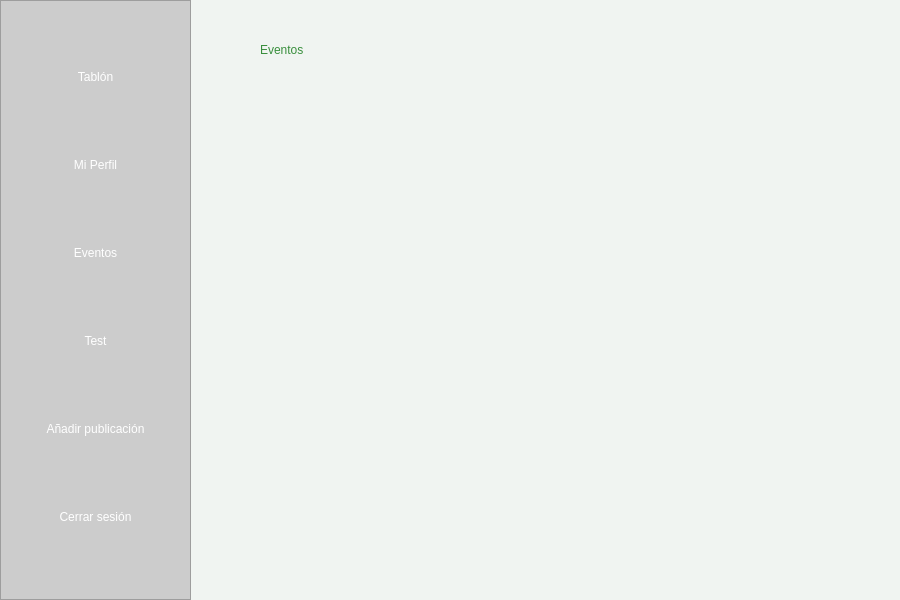
<?xml version="1.0" encoding="UTF-8"?>
<ui version="4.0">
 <class>MainWindow</class>
 <widget class="QMainWindow" name="MainWindow">
  <property name="geometry">
   <rect>
    <x>0</x>
    <y>0</y>
    <width>900</width>
    <height>600</height>
   </rect>
  </property>
  <property name="windowTitle">
   <string>Mi Perfil</string>
  </property>
  <property name="windowIcon">
   <iconset resource="../../../recursos.qrc">
    <normaloff>:/src/vista/imagenes/logoUniConecta.png</normaloff>:/src/vista/imagenes/logoUniConecta.png</iconset>
  </property>
  <property name="styleSheet">
   <string notr="true">
    QMainWindow {
        background-color: #f0f4f1;
    }
    QPushButton {
        background-color: #2e7d32;
        color: white;
        border-radius: 8px;
        font: bold 10pt &quot;Segoe UI&quot;;
        padding: 8px;
    }
    QPushButton:hover {
        background-color: #388e3c;
    }
   </string>
  </property>
  <widget class="QWidget" name="centralwidget">
   <widget class="QFrame" name="sidebar">
    <property name="geometry">
     <rect>
      <x>0</x>
      <y>0</y>
      <width>191</width>
      <height>600</height>
     </rect>
    </property>
    <property name="styleSheet">
     <string notr="true">background-color: #cccccc;</string>
    </property>
    <property name="frameShape">
     <enum>QFrame::StyledPanel</enum>
    </property>
    <layout class="QVBoxLayout" name="verticalLayoutSidebar">
     <item>
      <widget class="QPushButton" name="BotonTablon">
       <property name="styleSheet">
        <string notr="true">      QPushButton:hover {
        background-color: #388e3c;
      }</string>
       </property>
       <property name="text">
        <string>Tablón</string>
       </property>
      </widget>
     </item>
     <item>
      <widget class="QPushButton" name="BotonMiPerfil">
       <property name="styleSheet">
        <string notr="true">      QPushButton:hover {
        background-color: #388e3c;
      }</string>
       </property>
       <property name="text">
        <string>Mi Perfil</string>
       </property>
      </widget>
     </item>
     <item>
      <widget class="QPushButton" name="BotonEventos">
       <property name="styleSheet">
        <string notr="true">      QPushButton:hover {
        background-color: #388e3c;
      }</string>
       </property>
       <property name="text">
        <string>Eventos</string>
       </property>
      </widget>
     </item>
     <item>
      <widget class="QPushButton" name="BotonTest">
       <property name="styleSheet">
        <string notr="true">
      QPushButton:hover {
        background-color: #388e3c;
      }</string>
       </property>
       <property name="text">
        <string>Test</string>
       </property>
      </widget>
     </item>
     <item>
      <widget class="QPushButton" name="BotonPublicacion">
       <property name="styleSheet">
        <string notr="true">      QPushButton:hover {
        background-color: #388e3c;
      }</string>
       </property>
       <property name="text">
        <string>Añadir publicación</string>
       </property>
      </widget>
     </item>
     <item>
      <widget class="QPushButton" name="BotonCerrarSesion">
       <property name="styleSheet">
        <string notr="true">      QPushButton:hover {
        background-color: #388e3c;
      }</string>
       </property>
       <property name="text">
        <string>Cerrar sesión</string>
       </property>
      </widget>
     </item>
    </layout>
   </widget>
   <widget class="QLabel" name="mainLabel">
    <property name="geometry">
     <rect>
      <x>260</x>
      <y>30</y>
      <width>600</width>
      <height>40</height>
     </rect>
    </property>
    <property name="styleSheet">
     <string notr="true">font: 18pt &quot;Century&quot;; color: #388e3c;</string>
    </property>
    <property name="text">
     <string>Eventos</string>
    </property>
   </widget>
  </widget>
 </widget>
 <resources>
  <include location="../../../recursos.qrc"/>
 </resources>
 <connections/>
</ui>
